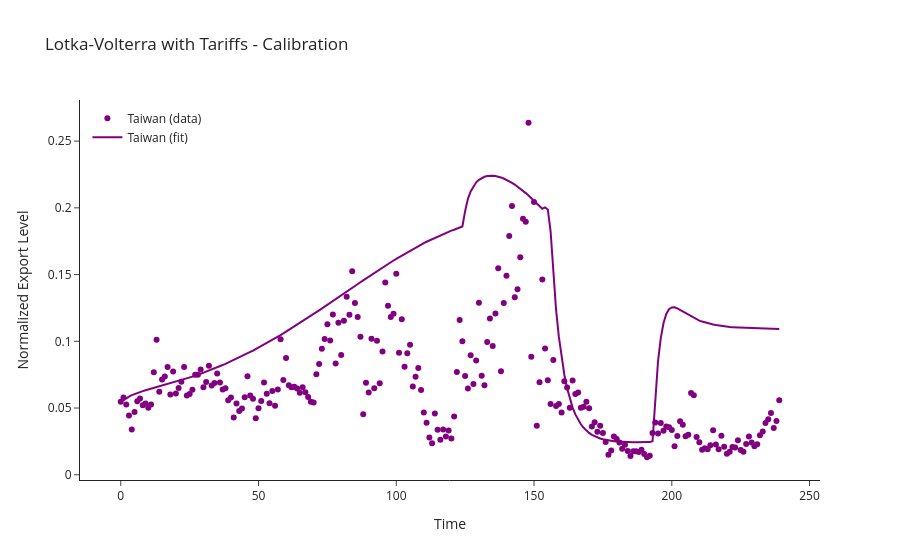

Write notebook code for a chart like this one.
### Code cell
fig = go.Figure()
fig.add_trace(go.Scatter(x=t_data[:len(data[3])], y=data[3], mode='markers', name='Taiwan (data)', marker=dict(color='purple')))
fig.add_trace(go.Scatter(x=t_data, y=sol.y[3], mode='lines', name='Taiwan (fit)', line=dict(color='purple')))

fig.update_layout(
    title='Lotka-Volterra with Tariffs - Calibration',
    xaxis_title='Time',
    yaxis_title='Normalized Export Level',
    legend=dict(x=0.01, y=0.99),
    template='simple_white'
)
fig.show()

### Figure 1 — Plotly figure (JSON) as saved in the notebook; plotly's stock layout.template omitted (floating-point values rounded to 4 significant figures; data arrays with more than 128 entries replaced by an {"elided": "..."} marker saying what was removed)
{"data": [{"marker": {"color": "purple"}, "mode": "markers", "name": "Taiwan (data)", "type": "scatter", "x": {"elided": "240 float values"}, "y": {"elided": "240 float values"}}, {"line": {"color": "purple"}, "mode": "lines", "name": "Taiwan (fit)", "type": "scatter", "x": {"elided": "240 float values"}, "y": {"elided": "240 float values"}}], "layout": {"legend": {"x": 0.01, "y": 0.99}, "title": {"text": "Lotka-Volterra with Tariffs - Calibration"}, "xaxis": {"title": {"text": "Time"}}, "yaxis": {"title": {"text": "Normalized Export Level"}}}}
